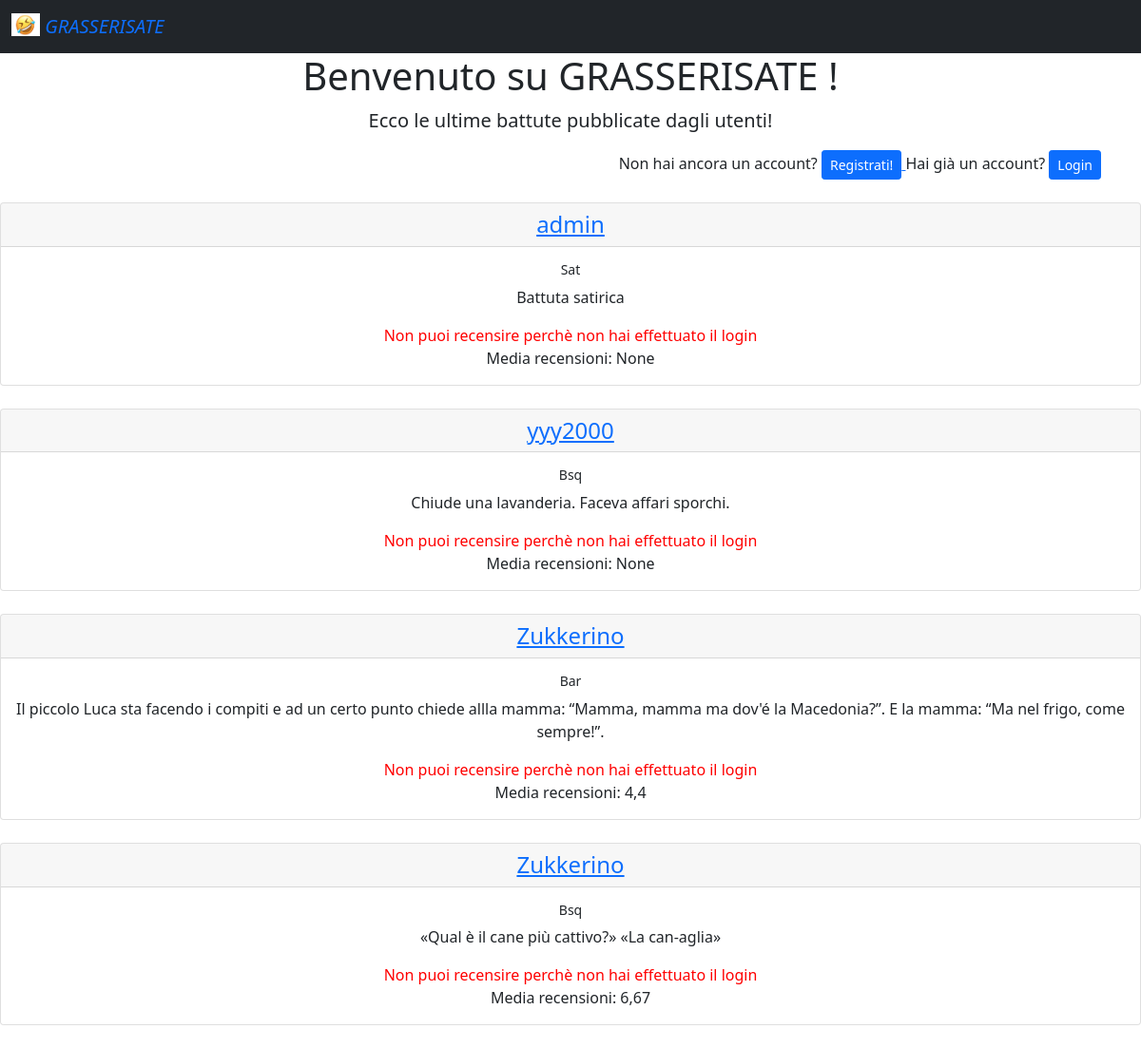
The app's page /, older data.
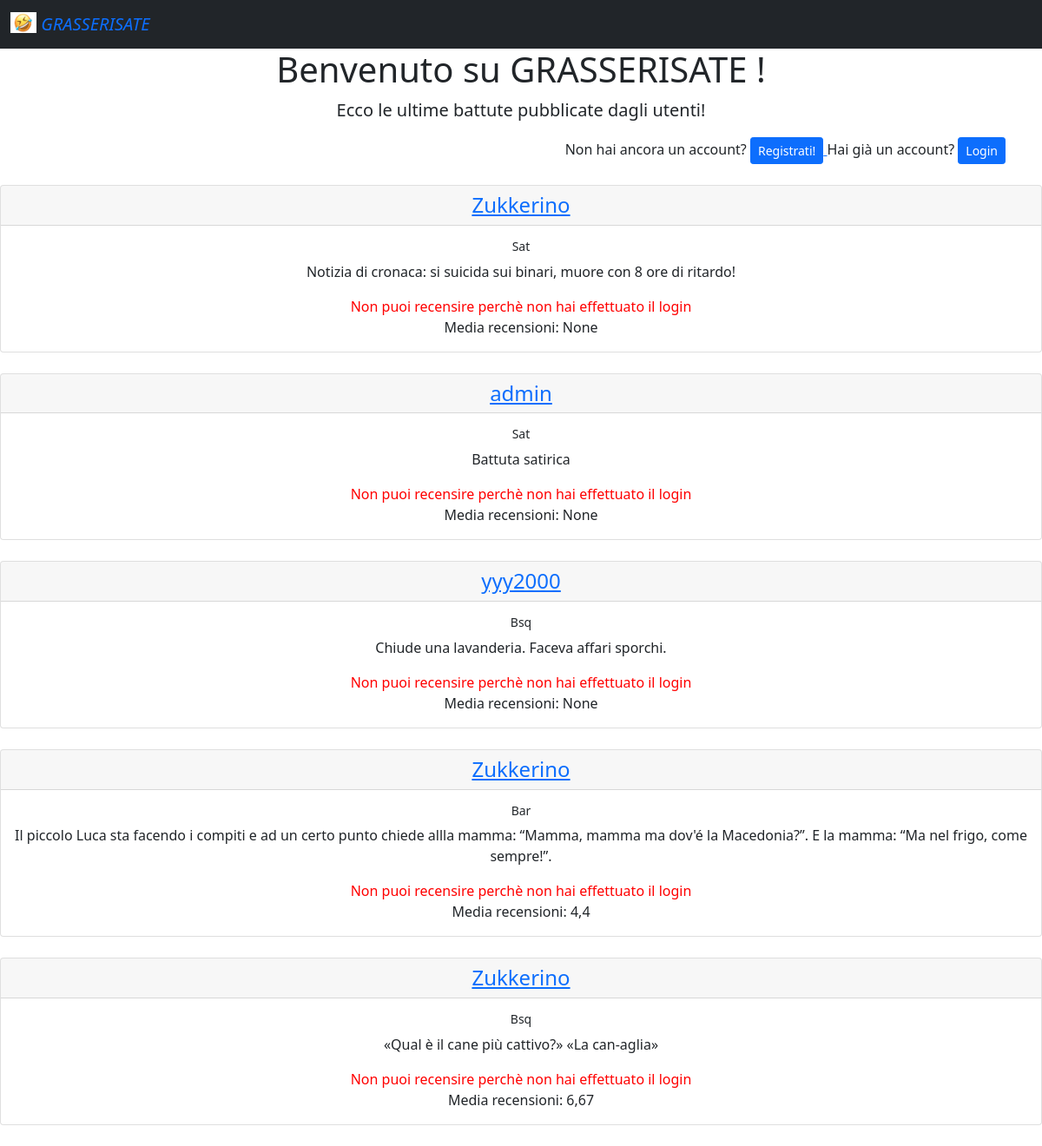
The same page, newer data.
### esame/models.py (models this page shows)
class Battute(models.Model):
    testo = models.TextField(default="")
    utente = models.ForeignKey(User, on_delete=models.CASCADE, related_name='utentebat')
    tempo = models.DateTimeField(auto_now=True)
    tipo = models.CharField(choices=SCELTE, default='bar', max_length=3)
    @property
    def calcola_media(self):
        media_tupla = self.battutarec.all().aggregate(Avg('voto'))
        media_lunga = media_tupla['voto__avg']
        if type(media_lunga) is NoneType:
            media = media_lunga
        else:
            media = round(media_lunga, 2)
        return media

### esame/views.py (the view)
# urls.py: path('', views.HomeView.as_view(), name='home'),
class HomeView(ListView):
    template_name = 'home.html'
    model = Battute
    def get_queryset(self):
        return self.model.objects.order_by('-tempo')

### templates/home.html (shortened to what this page needs)
<html lang="en">
{% extends 'base.html' %}
{% block contenuto %}
    <div class="container">
        <h1> <div style="text-align: center;"> Benvenuto su GRASSERISATE {% if user.is_authenticated %} , {{ user.username }}{% endif %}!</div></h1>
        <p class="lead" style="text-align:center">
            Ecco le ultime battute pubblicate dagli utenti!
        </p>
        {% if user.is_authenticated %}
            <div style="text-align:center">
            <a href="{% url  "feed" %}">
                    <button type="button" class="btn btn-warning">
                        Il tuo feed
                    </button>
                </a>
                <a href="{% url  "aggiungi_battuta"%}">
                    <button type="button" class="btn btn-primary">
                        Aggiungi una battuta!
                    </button>
                </a>
                <a href="{% url  "profilo" pk=user.id %}">
                    <button type="button" class="btn btn-info">
                        Vai al tuo profilo!
                    </button>
                </a>
                <a href="{% url  "filtro"%}">
                    <button type="button" class="btn btn-secondary">
                        Filtra
                    </button>
                </a>
                <a href='{% url 'logout' %}'>
                    <button type="button" class="btn btn-danger">
                        Logout
                    </button>
                </a>
                         </div>
        {% else %}
            <div style="text-align:right">
            Non hai ancora un account?
            <a href="{% url  "registrazione"%}">
                    <button type="button" class="btn btn-primary btn-sm">
                        Registrati!
                    </button>
                </a>
                Hai già un account?
            <a href="{% url  "login"%}">
                    <button type="button" class="btn btn-primary btn-sm">
                        Login
                    </button>
                </a>
            </div>
            </div>
        {% endif %}
    <br>
    <div style="text-align:center">
        {% for b in object_list %}
            <div class="card">
                <h4 class="card-header"> <a href="{% url "profilo" pk=b.utente_id %}"> {{ b.utente }}  </a> </h4>
                <div class="card-body">
                    <h6 class="card-title" > <small>{{ b.tipo }}</small>  </h6>
                    <p class="card-text"> {{ b.testo }} </p>
                    {% if user.is_authenticated %}
                        <a href="{% url "aggiungi_recensione" pk=b.id %}" class="btn btn-primary">Recensisci!</a>
                    {% else %}
                        <p class="card-text" style="color:red"> Non puoi recensire perchè non hai effettuato il login </p>
                    {% endif %}
                    Media recensioni: {{ b.calcola_media}}
                </div>
            </div>
            <br>
        {%  endfor %}
    </div>
{% endblock %}

Row changes from the older to the newer data that the page shows:
added Battute: utente "Zukkerino", tipo "Sat", testo "Notizia di cronaca: si suicida sui binari, muore con 8 ore di ritardo!", calcola_media "None"
